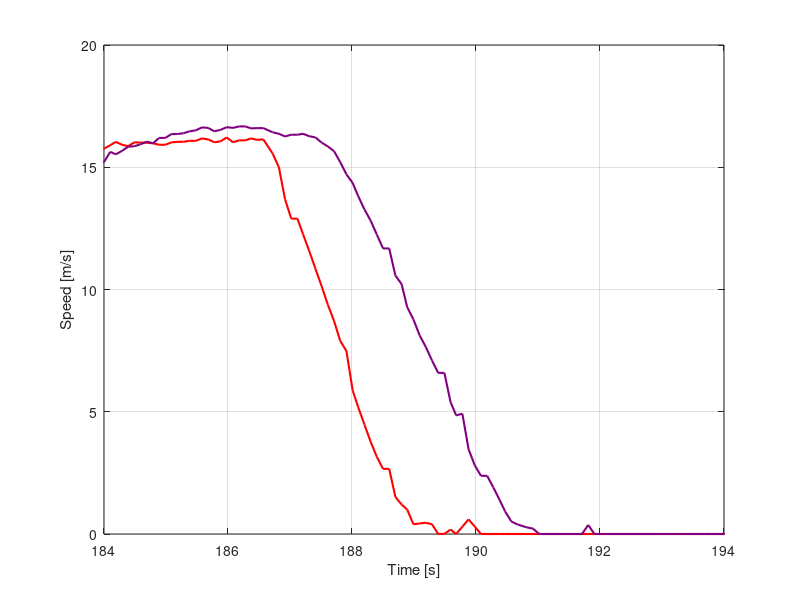
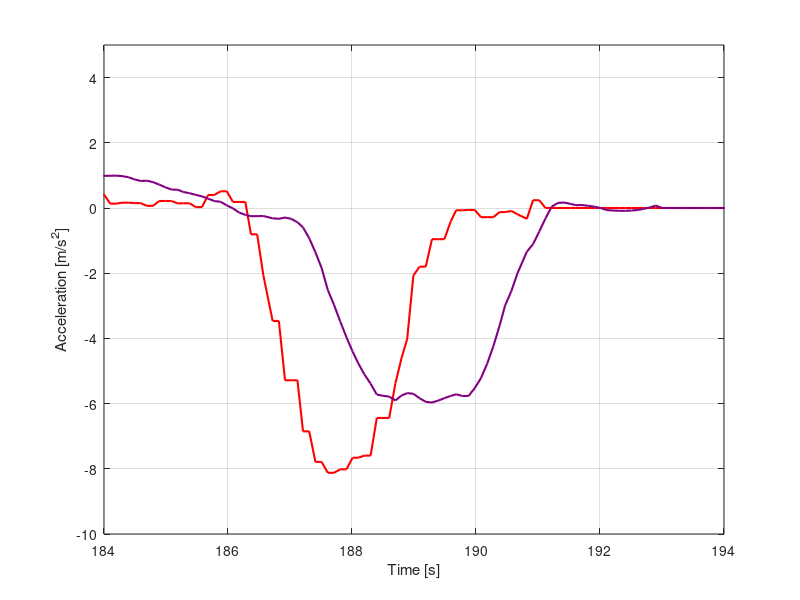
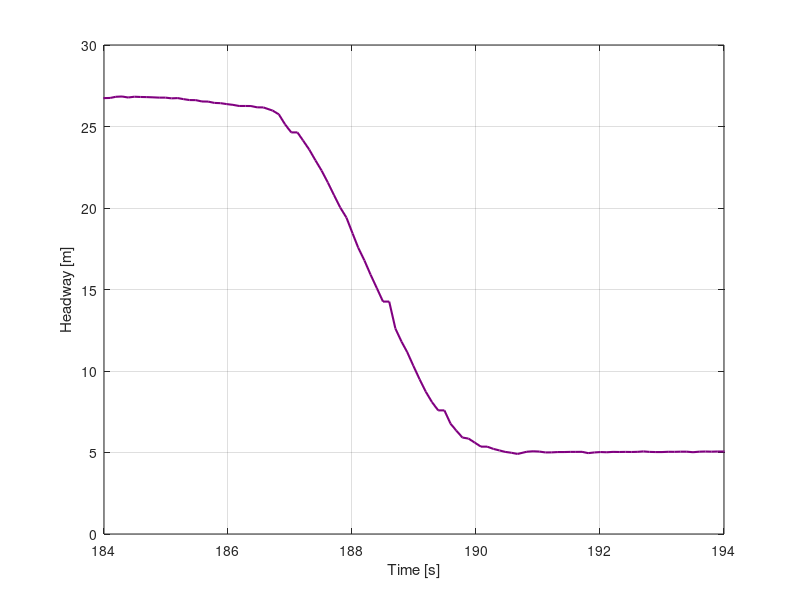

These charts were generated, in order, by the following MATLAB code:
%% Plot experimental data
clear; %close all; clc;
addpath('data');

% Main data:
% t - time
% v - truck's velocity
% v1 - lead vehicle's velocity
% a - truck's acceleration
% a1 - lead vehicle's acceleration
% h - headway

%% Select data set to be loaded
% 2 vehicles, 1 CHV + 1 CAV (truck)
% #1 - kappa=0.8, alpha=0.4, beta=0.5, gamma=0
% load('truck_1.mat');
% tminplot=184; tmaxplot=194; vminplot=0; vmaxplot=20; aminplot=-10; amaxplot=5; hminplot=0; hmaxplot=30;
% #2 - kappa=0.8, alpha=0.4, beta=0.5, gamma=0.25
load('truck_2.mat');
tminplot=184; tmaxplot=194; vminplot=0; vmaxplot=20; aminplot=-10; amaxplot=5; hminplot=0; hmaxplot=30;

%% Plot data
% Plot velocity vs time
figure(2);clf;hold on;box on;grid on;
plot(t,v1,'Linewidth',1.5,'Color',[1,0,0]);
plot(t,v,'Linewidth',1.5,'Color',[0.5,0,0.5]);
xlabel('Time [s]');ylabel('Speed [m/s]');
xlim([tminplot,tmaxplot]);
ylim([vminplot,vmaxplot]);

% Plot acceleration vs time
figure(3);clf;hold on;box on;grid on;
plot(t,a1,'Linewidth',1.5,'Color',[1,0,0]);
plot(t,a,'Linewidth',1.5,'Color',[0.5,0,0.5]);
xlabel('Time [s]');ylabel('Acceleration [m/s^2]');
xlim([tminplot,tmaxplot]);
ylim([aminplot,amaxplot]);

% Plot headway vs time
figure(4);clf;hold on;box on;grid on;
plot(t,h,'Linewidth',1.5,'Color',[0.5,0,0.5]);
xlabel('Time [s]');ylabel('Headway [m]');
xlim([tminplot,tmaxplot]);
ylim([hminplot,hmaxplot]);